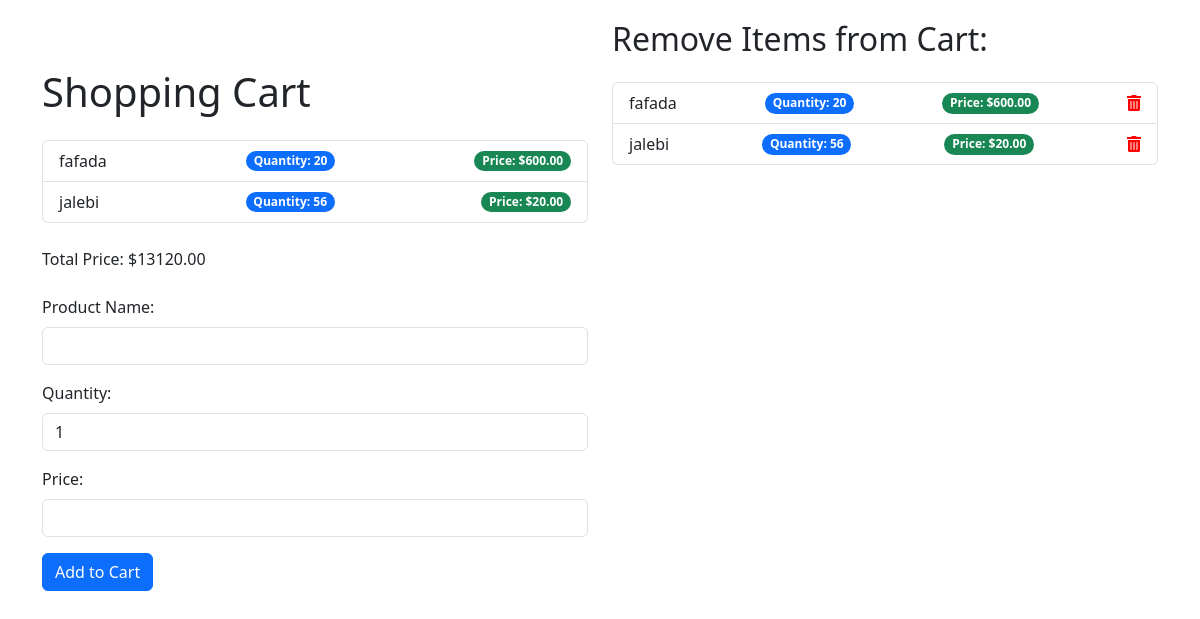
The app's page /cart/ (signed in), older data.
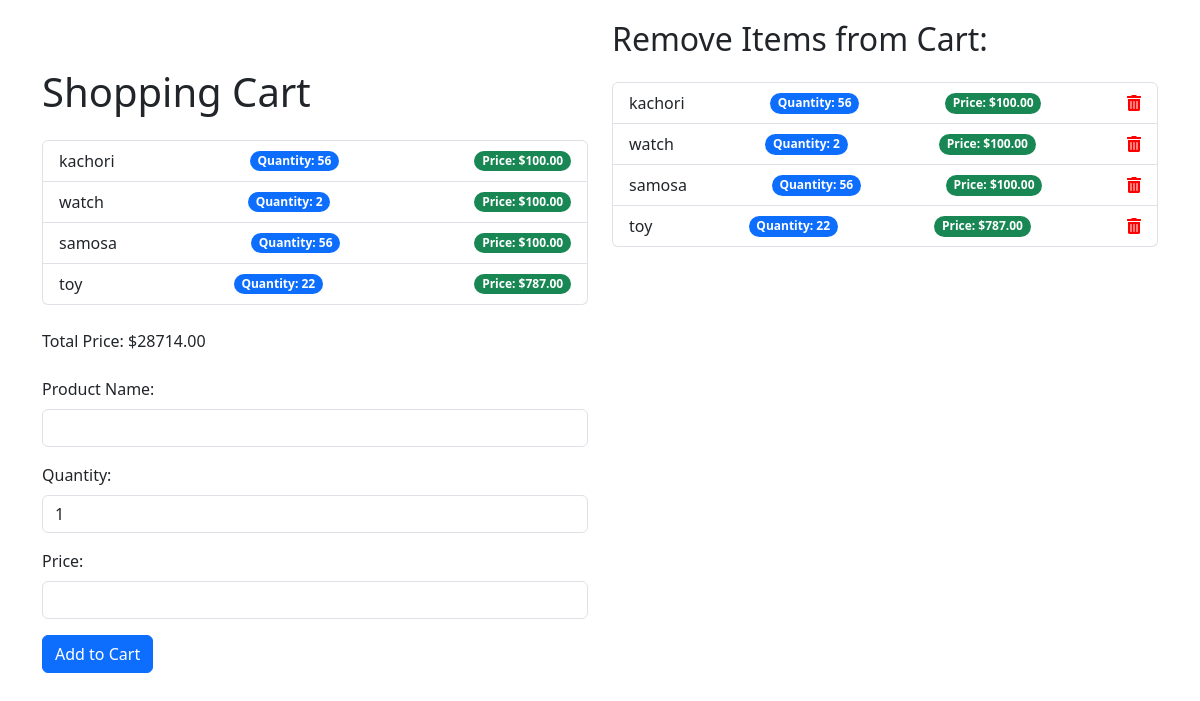
The same page, newer data.
### cart/models.py (models this page shows)
class CartItem(models.Model):
    user = models.ForeignKey(User, on_delete=models.CASCADE)
    product_name = models.CharField(max_length=100)
    quantity = models.PositiveIntegerField(default=1)
    price = models.DecimalField(max_digits=10, decimal_places=2)

### cart/views.py (the view)
# urls.py: path('', views.cart_view, name='cart_view'),
@login_required
def cart_view(request):
    cart_items = CartItem.objects.filter(user=request.user)
    total_price = sum(item.price * item.quantity for item in cart_items)
    context = {
        'cart_items': cart_items,
        'total_price': total_price
    }
    return render(request, 'cart/cart.html', context)

### cart/templates/cart/cart.html (shortened to what this page needs)
<!DOCTYPE html>
<html lang="en">
<head>
    <link href="https://cdn.jsdelivr.net/npm/bootstrap@5.3.0-alpha1/dist/css/bootstrap.min.css" rel="stylesheet">
    <link href="https://cdnjs.cloudflare.com/ajax/libs/font-awesome/5.15.4/css/all.min.css" rel="stylesheet">
</head>
<body>
    <div class="container">
        <div class="row">
            <div class="col-md-6">
                <h1 class="mt-5 mb-4">Shopping Cart</h1>
                <ul class="list-group mb-4">
                    {% for item in cart_items %}
                    <li class="list-group-item d-flex justify-content-between align-items-center">
                        {{ item.product_name }}
                        <span class="badge bg-primary rounded-pill">Quantity: {{ item.quantity }}</span>
                        <span class="badge bg-success rounded-pill">Price: ${{ item.price }}</span>
                    </li>
                    {% endfor %}
                </ul>
                <p class="mb-4">Total Price: ${{ total_price }}</p>
                <form action="{% url 'cart:add_to_cart' %}" method="post" class="mb-4">
                    <div class="mb-3">
                        <label for="product_name" class="form-label">Product Name:</label>
                        <input type="text" id="product_name" name="product_name" class="form-control" required>
                    </div>
                    <div class="mb-3">
                        <label for="quantity" class="form-label">Quantity:</label>
                        <input type="number" id="quantity" name="quantity" value="1" min="1" class="form-control" required>
                    </div>
                    <div class="mb-3">
                        <label for="price" class="form-label">Price:</label>
                        <input type="number" id="price" name="price" step="0.01" class="form-control" required>
                    </div>
                    <button type="submit" class="btn btn-primary">Add to Cart</button>
                </form>
            </div>
            <div class="col-md-6">
                <h2 class="mb-4">Remove Items from Cart:</h2>
                <ul class="list-group mb-4">
                    {% for item in cart_items %}
                    <li class="list-group-item d-flex justify-content-between align-items-center">
                        {{ item.product_name }}
                        <span class="badge bg-primary rounded-pill">Quantity: {{ item.quantity }}</span>
                        <span class="badge bg-success rounded-pill">Price: ${{ item.price }}</span>
                        <a href="{% url 'cart:remove_from_cart' item.id %}" class="remove-link"><i class="fas fa-trash-alt"></i></a>
                    </li>
                    {% endfor %}
                </ul>
            </div>
        </div>
    </div>
</body>
</html>

### cart/templates/cart/cart.html (style rules this page uses)
body { padding: 20px; }
.remove-link { color: red; }

Row changes from the older to the newer data that the page shows:
removed CartItem: product_name "fafada", quantity "20", price "600.00"
removed CartItem: product_name "jalebi", quantity "56", price "20.00"
added CartItem: product_name "kachori", quantity "56", price "100.00"
added CartItem: product_name "watch", quantity "2", price "100.00"
added CartItem: product_name "samosa", quantity "56", price "100.00"
added CartItem: product_name "toy", quantity "22", price "787.00"
Text that changed along with them:
{{ total_price }}: "13120.00" → "28714.00"
